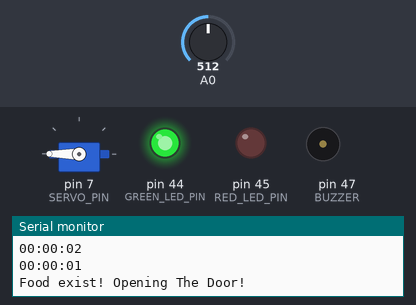
A sketch run on a simulated Arduino Mega 2560, built with avr-gcc and run on an emulated ATmega2560. Parts: servo, output pins drawn as LEDs (lit = HIGH), buzzer (waves = sounding, pin HIGH), the last lines printed to the serial monitor. Inputs (shaded band) come from the test bench; at power-on: A0 = 512.

Above: at 9.8 s.
9.9 s: A0 set to 33
17.7 s: A0 set to 27
At 18.3 s:
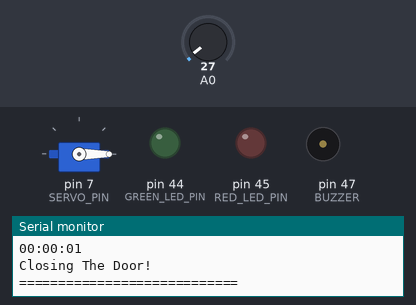
25.5 s: A0 set to 122
At 28.9 s:
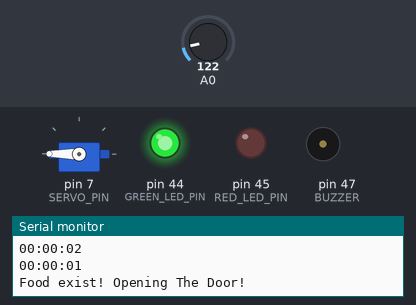
33.3 s: A0 set to 20
At 35.9 s:
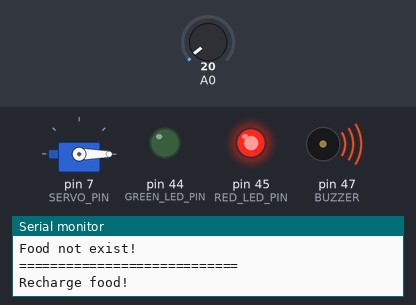
41.1 s: A0 set to 40
At 42.5 s:
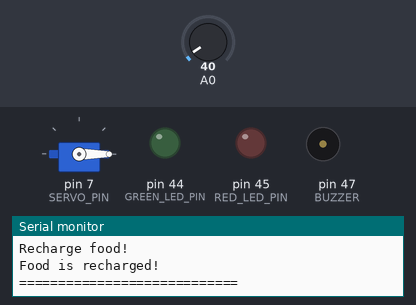
Timing chart, 0 to 55.0 s (numbered marks = the images above; inputs shaded):
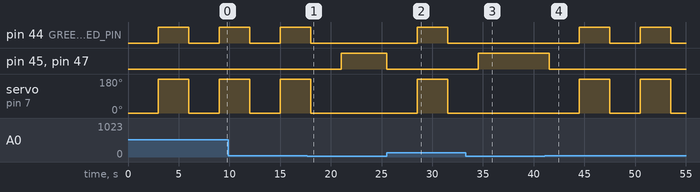

The sketch:

q9.ino
```cpp
#include <Servo.h>
#include "HX711.h"


Servo myservo;
HX711 scale;

#define GREEN_LED_PIN 44
#define RED_LED_PIN 45
#define BUZZER 47
#define SERVO_PIN 7

bool empty = false;
int threshold = 30;

void setup() {
  Serial.begin(9600);
  pinMode(A0, INPUT);
  myservo.attach(SERVO_PIN);
  myservo.write(0);
  pinMode(RED_LED_PIN, OUTPUT);
  pinMode(GREEN_LED_PIN, OUTPUT);
  pinMode(BUZZER, OUTPUT);
}

void loop() {

  if (empty == false){
    Serial.println("============================");
    int counter = 3; //(60*60)*3;
    // Wait for 3 hour
    for (int i=0; i<counter; i++){
      delay(1000);
      timer(counter - i);
    }

    if (analogRead(A0) >= threshold) {
      Serial.println("Food exist! Opening The Door!");
      myservo.write(180);
      digitalWrite(GREEN_LED_PIN, HIGH);
      counter = 3; //60*5;
      for (int i=0; i<counter; i++){
        delay(1000);
        timer(counter - i);
      }
      myservo.write(0);
      digitalWrite(GREEN_LED_PIN, LOW);
      Serial.println("Closing The Door!");
    }
    else {
      Serial.println("Food not exist!");
      empty = true;
    }
  }
  //checking recharge
  else{
    Serial.println("============================");
    digitalWrite(RED_LED_PIN, HIGH);
    digitalWrite(BUZZER, HIGH);
    delay(500);
    Serial.println("Recharge food!");
    while(analogRead(A0) <= threshold){
      delay(500);
    };
    Serial.println("Food is recharged!");
    digitalWrite(BUZZER, LOW);
    digitalWrite(RED_LED_PIN, LOW);
    empty = false;
  }
}

void timer(int sec){
  int second = sec%60;
  int minute = sec/60;
  int hour = minute/60;
  minute = minute%60;
  //hour ---------------------
  if(hour <10){
    Serial.print("0");
    Serial.print(hour);
  }else{
    Serial.print(hour);
  }
  Serial.print(":");
  //minute ---------------------
  if(minute <10){
    Serial.print("0");
    Serial.print(minute);
  }else{
    Serial.print(minute);
  }
  Serial.print(":");
  //second ---------------------
  if(second <10){
    Serial.print("0");
    Serial.print(second);
  }else{
    Serial.print(second);
  }
  Serial.println();
}
```

Measured:
- the behaviour switches between 30 and 29 on A0 (found by bisection; images 0 and 1)
- after the input at 17.7 s, pin 44 (GREEN_LED_PIN): goes on until 18.0 s, then stays LOW; pin 45 (RED_LED_PIN), pin 47 (BUZZER): LOW → HIGH after 3.3 s; servo on pin 7 (SERVO_PIN): goes on until 18.0 s, then stays 0°
- after the input at 25.5 s, pin 44 (GREEN_LED_PIN): LOW → HIGH after 3.0 s, → LOW 3.0 s later; pin 45 (RED_LED_PIN), pin 47 (BUZZER): HIGH → LOW at once; servo on pin 7 (SERVO_PIN): 0° → 180° after 3.0 s, → 0° 3.0 s later
- after the input at 33.3 s, pin 44 (GREEN_LED_PIN): stays LOW (without the input it goes to HIGH after 1.2 s); pin 45 (RED_LED_PIN), pin 47 (BUZZER): LOW → HIGH after 1.2 s; servo on pin 7 (SERVO_PIN): stays 0° (without the input it goes to 180° after 1.2 s)
- after the input at 41.1 s, pin 44 (GREEN_LED_PIN): alternates HIGH for 3.0 s and LOW for 3.0 s, starting after 3.4 s; pin 45 (RED_LED_PIN), pin 47 (BUZZER): HIGH → LOW after 0.42 s; servo on pin 7 (SERVO_PIN): alternates 180° for 3.0 s and 0° for 3.0 s, starting after 3.4 s
